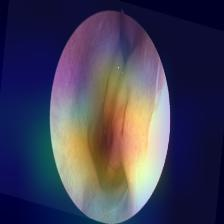
#> input picture cam.jpg, 224 x 224 px
$ python -i imagePreProcessing.py   (imports and definitions only)
#> lines starting #> are read from the running program, lines starting #| are printed output that depends on the picture; after the words box and inside, x2 and y2 are one past the last pixel; in counts of white or black regions, pixels touching at a corner belong together
#> further down, picture is the input picture: shape (224, 224, 3); mean B, G, R 88.5, 64.3, 67.1
import cv2
import imutils
from datetime import datetime
import numpy as np
import matplotlib.pyplot as plt


# [74 lines left out: functions cleanImage, cleanImage2, cropImage, not called in this run]

def addContours(image):
    gray = cv2.cvtColor(image, cv2.COLOR_BGR2GRAY)
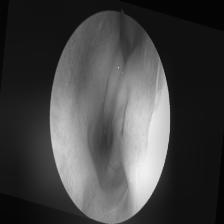
#> gray: shape (224, 224); min 3, max 241, mean 67.9
    blur = cv2.GaussianBlur(gray, (7,7), 0)

    edged = cv2.Canny(blur, 10, 100)
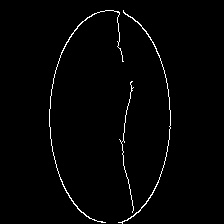
#> edged: shape (224, 224); 1.6% white in thin lines or dots, all inside (x1, y1, x2, y2) = (49, 10, 171, 224)
    edged = cv2.dilate(edged, None, iterations=1)
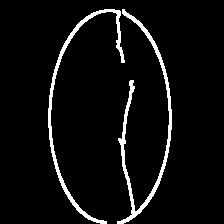
#> edged: shape (224, 224); 5.1% white; 2 white regions, box (x1, y1, x2, y2) and area: (117, 9, 172, 224) 1405, (48, 9, 125, 224) 1176
    edged = cv2.erode(edged, None, iterations=1)
    cnts = cv2.findContours(edged.copy(), cv2.RETR_EXTERNAL, cv2.CHAIN_APPROX_SIMPLE)
#> cnts = 2 contours; box (x1, y1, x2, y2) and area: (118, 10, 171, 224) 95, (49, 10, 124, 224) 70
    cnts = imutils.grab_contours(cnts)

    #(cnts, _) = imutils.contours.sort_contours(cnts)
    cv2.drawContours(image, cnts, -1, (0,255,0), 1)
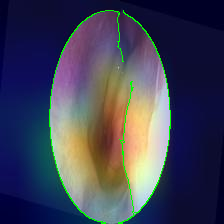
#> image: shape (224, 224, 3); 1.64% of pixels changed, all inside (x1, y1, x2, y2) = (49, 10, 171, 224)
    return image

# [30 lines left out: functions resizeImage, savePlot, not called in this run]

>>> import cv2
>>> picture = cv2.imread('../cam.jpg')
>>> result = addContours(picture)
